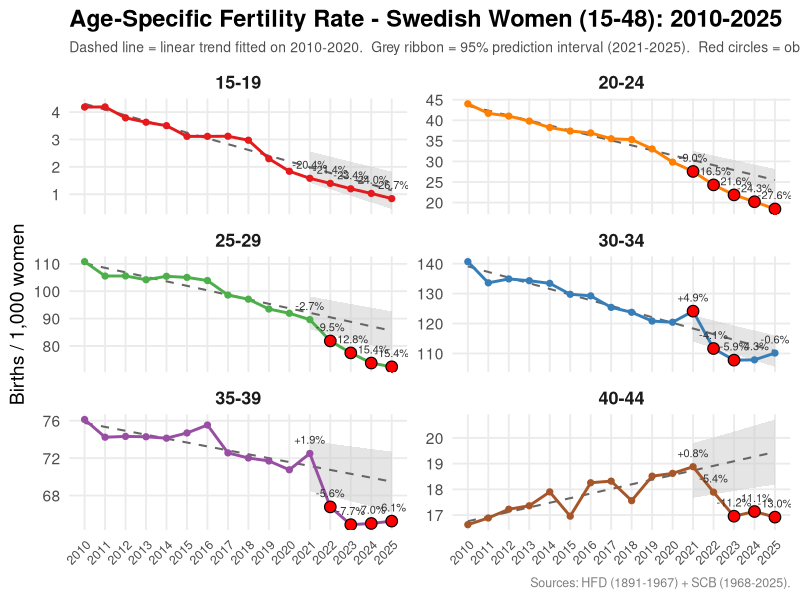
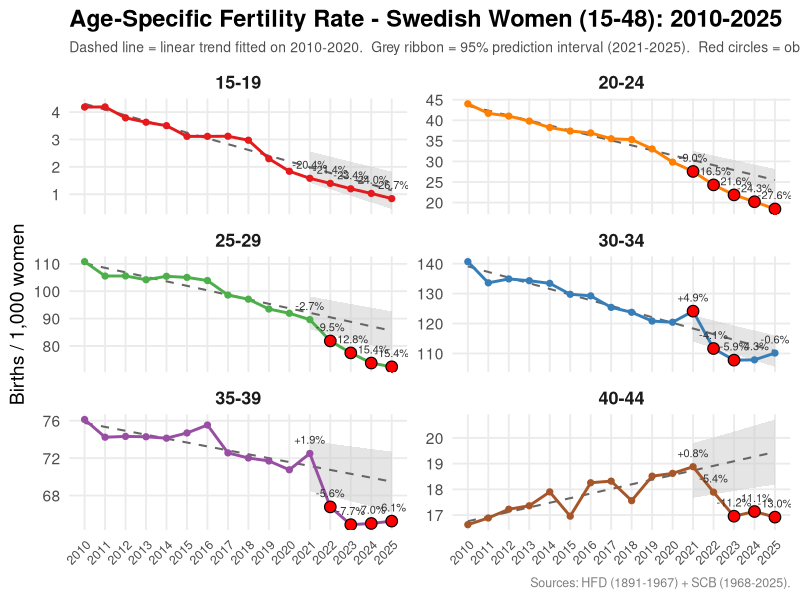

R code for these plots, in order:
###############################################################
## Births per 1,000 women by 5-year age group (15–48)
## FOCUS: 2010–2025
##   - Linear trend fitted on 2010–2020
##   - 95% Prediction interval for 2021–2025
##   - % deviation from trend for 2021–2025
##
## Sources:
##   - Population : 2025_update/1860_to_2025_women_population.csv
##   - Births HFD : 2025_update/SWEbirthsRR.txt  (HFD, 1891-2024)
##   - Births SCB : 2025_update/BE0101E2_20260309-172943.csv (1968-2024)
##   - Births SCB : 2025_update/00000863_20260309-172822.csv (2025)
##
## Merge strategy: HFD for 1891-1967, SCB for 1968-2025
###############################################################

suppressPackageStartupMessages({
  library(dplyr)
  library(tidyr)
  library(readr)
  library(ggplot2)
  library(scales)
  library(stringr)
})

OUT_DIR <- "visual"
dir.create(OUT_DIR, recursive = TRUE, showWarnings = FALSE)

# =====================================================================
# 1. LOAD WOMEN POPULATION (already merged long-format)
# =====================================================================
pop <- read_csv("2025_update/1860_to_2025_women_population.csv",
                show_col_types = FALSE) %>%
  mutate(Age = as.integer(Age),
         Year = as.integer(Year),
         Population = as.numeric(Population))

cat("Population loaded:", nrow(pop), "rows\n")

# =====================================================================
# 2. LOAD & MERGE BIRTHS (HFD 1891-1967 + SCB 1968-2025)
# =====================================================================

# --- HFD: 1891-2024 (whitespace-delimited, 3 header lines) ---
hfd_raw <- read_table(
  "2025_update/SWEbirthsRR.txt",
  skip = 2, col_names = TRUE,
  show_col_types = FALSE
)

parse_hfd_age <- function(x) {
  x <- str_trim(x)
  ifelse(str_detect(x, "[\\-\\+]"), NA_integer_, as.integer(x))
}

births_hfd <- hfd_raw %>%
  mutate(MotherAge = parse_hfd_age(Age),
         Year      = as.integer(Year),
         Births    = as.numeric(Total)) %>%
  filter(!is.na(MotherAge)) %>%
  select(Year, MotherAge, Births)

cat("HFD births loaded:", nrow(births_hfd), "rows,",
    "Years:", min(births_hfd$Year), "-", max(births_hfd$Year), "\n")

# --- SCB File A: 1968-2024 ---
parse_mother_age <- function(x) {
  x <- str_trim(x)
  case_when(
    str_detect(x, "^\\d+ year")          ~ as.integer(str_extract(x, "^\\d+")),
    str_detect(x, "^-\\d+ year")         ~ NA_integer_,
    str_detect(x, "^49\\+|^total|data")  ~ NA_integer_,
    TRUE                                 ~ NA_integer_
  )
}

raw_births_a <- read_delim(
  "2025_update/BE0101E2_20260309-172943.csv",
  delim = ";", skip = 2, col_names = TRUE,
  show_col_types = FALSE,
  locale = locale(encoding = "UTF-8")
)

births_scb_a <- raw_births_a %>%
  rename(region = 1, age_raw = 2, sex = 3) %>%
  mutate(MotherAge = parse_mother_age(age_raw)) %>%
  filter(!is.na(MotherAge)) %>%
  select(-region, -age_raw, -sex) %>%
  pivot_longer(-MotherAge, names_to = "Year", values_to = "Births") %>%
  mutate(Year   = as.integer(Year),
         Births = as.numeric(Births)) %>%
  group_by(Year, MotherAge) %>%
  summarise(Births = sum(Births, na.rm = TRUE), .groups = "drop")

# --- SCB File B: 2025 ---
raw_births_b <- read_delim(
  "2025_update/00000863_20260309-172822.csv",
  delim = ";", skip = 2, col_names = TRUE,
  show_col_types = FALSE,
  locale = locale(encoding = "UTF-8")
)

births_scb_b <- raw_births_b %>%
  rename(region = 1, age_raw = 2, sex = 3) %>%
  filter(!str_detect(str_trim(sex), "^total")) %>%
  mutate(MotherAge = parse_mother_age(age_raw)) %>%
  filter(!is.na(MotherAge)) %>%
  select(-region, -age_raw, -sex) %>%
  pivot_longer(-MotherAge, names_to = "Year", values_to = "Births") %>%
  mutate(Year   = as.integer(Year),
         Births = as.numeric(Births)) %>%
  group_by(Year, MotherAge) %>%
  summarise(Births = sum(Births, na.rm = TRUE), .groups = "drop")

# --- Merge: SCB for 1968-2025 (preferred), HFD for 1891-1967 ---
births_scb <- bind_rows(births_scb_a, births_scb_b) %>%
  group_by(Year, MotherAge) %>%
  summarise(Births = sum(Births, na.rm = TRUE), .groups = "drop")

births_hfd_only <- births_hfd %>%
  filter(Year < min(births_scb$Year))

births <- bind_rows(births_hfd_only, births_scb) %>%
  arrange(Year, MotherAge)

cat("Merged births:", nrow(births), "rows,",
    "Years:", min(births$Year), "-", max(births$Year),
    "(HFD 1891-1967 + SCB 1968-2025)\n")

# =====================================================================
# 3. COMPUTE BIRTHS / 1,000 WOMEN by 5-year age group
# =====================================================================

mk_group5 <- function(a) {
  gs <- (a %/% 5) * 5
  ge <- gs + 4
  sprintf("%02d-%02d", gs, ge)
}

ages_keep <- 15:44

births_grp <- births %>%
  filter(MotherAge %in% ages_keep) %>%
  mutate(AgeGroup5 = mk_group5(MotherAge)) %>%
  group_by(Year, AgeGroup5) %>%
  summarise(Births = sum(Births, na.rm = TRUE), .groups = "drop")

pop_grp <- pop %>%
  filter(Age %in% ages_keep) %>%
  mutate(AgeGroup5 = mk_group5(Age)) %>%
  group_by(Year, AgeGroup5) %>%
  summarise(Population = sum(Population, na.rm = TRUE), .groups = "drop")

rates <- births_grp %>%
  inner_join(pop_grp, by = c("Year", "AgeGroup5")) %>%
  mutate(Rate = Births / Population * 1000) %>%
  mutate(AgeGroup5 = factor(AgeGroup5,
                            levels = sort(unique(mk_group5(ages_keep)))))

cat("Rate data:", nrow(rates), "rows,",
    "Years:", min(rates$Year), "-", max(rates$Year), "\n")

# =====================================================================
# 4. FOCUS 2010-2025: Linear trend, prediction intervals, deviations
# =====================================================================

# Restrict to 2010-2025
rates_focus <- rates %>% filter(Year >= 2010, Year <= 2025)

# Fit 2010-2020 linear model per age group, predict 2010-2025
age_groups <- levels(rates$AgeGroup5)

trend_list   <- list()
predict_list <- list()
dev_list     <- list()

for (ag in age_groups) {

  df_train <- rates_focus %>% filter(AgeGroup5 == ag, Year >= 2010, Year <= 2020)
  df_all   <- rates_focus %>% filter(AgeGroup5 == ag)

  if (nrow(df_train) < 3) next

  fit <- lm(Rate ~ Year, data = df_train)

  # Predict over full 2010-2025 range with 95% prediction interval
  newdata <- data.frame(Year = 2010:2025)
  pred <- predict(fit, newdata = newdata, interval = "prediction", level = 0.95)
  pred_df <- cbind(newdata, as.data.frame(pred)) %>%
    rename(Trend = fit, PI_lo = lwr, PI_hi = upr) %>%
    mutate(AgeGroup5 = ag)

  predict_list[[ag]] <- pred_df

  # Deviation for 2021-2025
  df_post <- df_all %>%
    filter(Year >= 2021) %>%
    left_join(pred_df %>% select(Year, Trend, PI_lo, PI_hi), by = "Year") %>%
    mutate(
      Deviation     = Rate - Trend,
      Deviation_pct = (Rate - Trend) / Trend * 100,
      Below_PI      = Rate < PI_lo,
      Above_PI      = Rate > PI_hi
    )

  dev_list[[ag]] <- df_post
}

predictions <- bind_rows(predict_list) %>%
  mutate(AgeGroup5 = factor(AgeGroup5, levels = age_groups))

deviations <- bind_rows(dev_list) %>%
  mutate(AgeGroup5 = factor(AgeGroup5, levels = age_groups))

# =====================================================================
# 5. PRINT DEVIATION TABLE
# =====================================================================

cat("\n====================================================================\n")
cat("DEVIATION FROM 2010-2020 LINEAR TREND (2021-2025)\n")
cat("====================================================================\n\n")

for (ag in age_groups) {
  df <- deviations %>% filter(AgeGroup5 == ag)
  if (nrow(df) == 0) next

  cat(sprintf("--- Age group: %s ---\n", ag))
  cat(sprintf("  %-6s  %8s  %8s  %8s  %8s  %8s  %s\n",
              "Year", "Observed", "Trend", "PI_lo", "PI_hi", "Dev(%)", "Outside PI?"))

  for (i in seq_len(nrow(df))) {
    row <- df[i, ]
    flag <- ifelse(row$Below_PI, "BELOW",
                   ifelse(row$Above_PI, "ABOVE", ""))
    cat(sprintf("  %-6d  %8.2f  %8.2f  %8.2f  %8.2f  %+7.1f%%  %s\n",
                row$Year, row$Rate, row$Trend, row$PI_lo, row$PI_hi,
                row$Deviation_pct, flag))
  }
  cat("\n")
}

# =====================================================================
# 6. FACETED PLOT
# =====================================================================

n_groups <- length(age_groups)
pal <- setNames(
  c("#e41a1c", "#ff7f00", "#4daf4a", "#377eb8",
    "#984ea3", "#a65628", "#f781bf")[seq_len(n_groups)],
  age_groups
)

p <- ggplot() +

  # 95% prediction interval ribbon (2021-2025 only)
  geom_ribbon(
    data = predictions %>% filter(Year >= 2021),
    aes(x = Year, ymin = PI_lo, ymax = PI_hi),
    fill = "grey80", alpha = 0.5
  ) +

  # Trend line (full 2010-2025 extrapolation)
  geom_line(
    data = predictions,
    aes(x = Year, y = Trend),
    color = "grey40", linewidth = 0.7, linetype = "dashed"
  ) +

  # Observed rate
  geom_line(
    data = rates_focus,
    aes(x = Year, y = Rate, color = AgeGroup5),
    linewidth = 1.0
  ) +
  geom_point(
    data = rates_focus,
    aes(x = Year, y = Rate, color = AgeGroup5),
    size = 1.8
  ) +

  # Mark points outside prediction interval
  geom_point(
    data = deviations %>% filter(Below_PI | Above_PI),
    aes(x = Year, y = Rate),
    shape = 21, size = 3.5, fill = "red", color = "black", stroke = 0.6
  ) +

  # Deviation % labels for 2021-2025
  geom_text(
    data = deviations,
    aes(x = Year, y = Rate,
        label = sprintf("%+.1f%%", Deviation_pct)),
    vjust = -1.2, hjust = 0.5, size = 2.8, color = "grey20"
  ) +

  facet_wrap(~ AgeGroup5, scales = "free_y", ncol = 2) +

  scale_x_continuous(breaks = 2010:2025, minor_breaks = NULL) +
  scale_color_manual(values = pal, guide = "none") +

  labs(
    title    = "Age-Specific Fertility Rate - Swedish Women (15-48): 2010-2025",
    subtitle = paste0(
      "Dashed line = linear trend fitted on 2010-2020.  ",
      "Grey ribbon = 95% prediction interval (2021-2025).  ",
      "Red circles = observed values outside PI.  ",
      "Labels = % deviation from trend."
    ),
    x = NULL, y = "Births / 1,000 women",
    caption = "Sources: HFD (1891-1967) + SCB (1968-2025)."
  ) +

  theme_minimal(base_size = 14) +
  theme(
    strip.text       = element_text(face = "bold", size = 13),
    plot.title       = element_text(face = "bold", size = 17),
    plot.subtitle    = element_text(size = 10, color = "grey30"),
    plot.caption     = element_text(size = 9, color = "grey50"),
    panel.grid.minor = element_blank(),
    panel.background = element_rect(fill = "white", color = NA),
    plot.background  = element_rect(fill = "white", color = NA),
    axis.text.x      = element_text(angle = 45, hjust = 1, size = 9)
  )

p

ggsave(file.path(OUT_DIR, "fertility_rate_deviation_2010_2025.png"),
       p, width = 16, height = 14, dpi = 300, bg = "white")

cat("Deviation plot saved to:", file.path(OUT_DIR, "fertility_rate_deviation_2010_2025.png"), "\n")

# =====================================================================
# 7. EXPORT DEVIATION DATA
# =====================================================================

export_dev <- deviations %>%
  select(AgeGroup5, Year, Rate, Trend, PI_lo, PI_hi,
         Deviation, Deviation_pct, Below_PI, Above_PI) %>%
  arrange(AgeGroup5, Year)

write_csv(export_dev, file.path(OUT_DIR, "deviation_from_trend_2021_2025.csv"))
cat("Deviation CSV saved to:", file.path(OUT_DIR, "deviation_from_trend_2021_2025.csv"), "\n")

cat("\nDone.\n")
